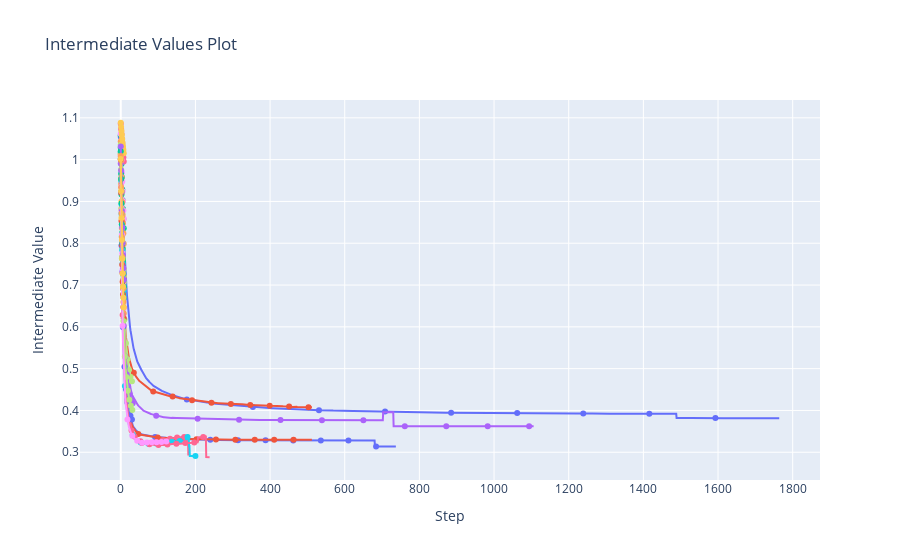

Source (notebook cell):
### Code cell
vis.plot_intermediate_values(study)

### Figure 1 — Plotly figure (JSON) as saved in the notebook; plotly's stock layout.template omitted (floating-point values rounded to 4 significant figures; data arrays with more than 128 entries replaced by an {"elided": "..."} marker saying what was removed)
{"data": [{"marker": {"maxdisplayed": 10}, "mode": "lines+markers", "name": "Trial0", "type": "scatter", "x": {"elided": "1765 int values"}, "y": {"elided": "1765 float values"}}, {"marker": {"maxdisplayed": 10}, "mode": "lines+markers", "name": "Trial1", "type": "scatter", "x": {"elided": "513 int values"}, "y": {"elided": "513 float values"}}, {"marker": {"maxdisplayed": 10}, "mode": "lines+markers", "name": "Trial2", "type": "scatter", "x": [0, 1, 2, 3, 4, 5, 6, 7, 8], "y": [1.058, 1.022, 0.9893, 0.958, 0.9287, 0.9031, 0.8819, 0.8581, 0.8358]}, {"marker": {"maxdisplayed": 10}, "mode": "lines+markers", "name": "Trial3", "type": "scatter", "x": {"elided": "1107 int values"}, "y": {"elided": "1107 float values"}}, {"marker": {"maxdisplayed": 10}, "mode": "lines+markers", "name": "Trial4", "type": "scatter", "x": [0, 1, 2, 3, 4, 5, 6, 7, 8], "y": [1.013, 0.9423, 0.884, 0.8366, 0.8023, 0.7667, 0.7367, 0.7125, 0.6915]}, {"marker": {"maxdisplayed": 10}, "mode": "lines+markers", "name": "Trial5", "type": "scatter", "x": [0, 1, 2, 3, 4, 5, 6, 7, 8], "y": [1.018, 0.9499, 0.8934, 0.8456, 0.8039, 0.7683, 0.7377, 0.7108, 0.6872]}, {"marker": {"maxdisplayed": 10}, "mode": "lines+markers", "name": "Trial6", "type": "scatter", "x": [0, 1, 2, 3, 4, 5, 6, 7, 8], "y": [1.086, 1.073, 1.061, 1.05, 1.038, 1.027, 1.016, 1.006, 0.9955]}, {"marker": {"maxdisplayed": 10}, "mode": "lines+markers", "name": "Trial7", "type": "scatter", "x": [0, 1, 2, 3, 4, 5, 6, 7, 8, 9, 10, 11, 12, 13, 14, 15, 16, 17, 18, 19, 20, 21, 22, 23, 24, 25, 26, 27, 28, 29, 30, 31, 32], "y": [1.013, 0.9416, 0.8807, 0.8279, 0.7834, 0.7468, 0.7137, 0.6846, 0.6584, 0.6357, 0.6177, 0.6023, 0.5859, 0.5717, 0.5606, 0.5501, 0.5402, 0.5311, 0.5223, 0.5152, 0.5081, 0.5035, 0.4976, 0.4926, 0.4876, 0.4837, 0.4807, 0.4772, 0.4744, 0.4722, 0.4696, 0.4671, 0.464]}, {"marker": {"maxdisplayed": 10}, "mode": "lines+markers", "name": "Trial8", "type": "scatter", "x": [0, 1, 2, 3, 4, 5, 6, 7, 8], "y": [1.061, 1.027, 0.9991, 0.9695, 0.9475, 0.9242, 0.9008, 0.8784, 0.8585]}, {"marker": {"maxdisplayed": 10}, "mode": "lines+markers", "name": "Trial9", "type": "scatter", "x": [0, 1, 2, 3, 4, 5, 6, 7, 8], "y": [1.015, 0.9542, 0.8998, 0.8549, 0.8186, 0.7873, 0.7607, 0.7395, 0.7209]}, {"marker": {"maxdisplayed": 10}, "mode": "lines+markers", "name": "Trial10", "type": "scatter", "x": {"elided": "738 int values"}, "y": {"elided": "738 float values"}}, {"marker": {"maxdisplayed": 10}, "mode": "lines+markers", "name": "Trial11", "type": "scatter", "x": {"elided": "513 int values"}, "y": {"elided": "513 float values"}}, {"marker": {"maxdisplayed": 10}, "mode": "lines+markers", "name": "Trial12", "type": "scatter", "x": [0, 1, 2, 3, 4, 5, 6, 7, 8], "y": [1.028, 0.9661, 0.9168, 0.8655, 0.8254, 0.7867, 0.7555, 0.7261, 0.6963]}, {"marker": {"maxdisplayed": 10}, "mode": "lines+markers", "name": "Trial13", "type": "scatter", "x": [0, 1, 2, 3, 4, 5, 6, 7, 8, 9, 10, 11, 12, 13, 14, 15, 16, 17, 18, 19, 20, 21, 22, 23, 24, 25, 26, 27, 28, 29, 30, 31, 32], "y": [0.9909, 0.9054, 0.8358, 0.7756, 0.7314, 0.6874, 0.656, 0.6283, 0.6021, 0.5813, 0.5623, 0.5443, 0.529, 0.519, 0.5075, 0.4963, 0.4859, 0.4772, 0.4714, 0.4636, 0.4571, 0.4519, 0.4471, 0.4429, 0.4387, 0.4352, 0.4316, 0.428, 0.4252, 0.4232, 0.4209, 0.4189, 0.4172]}, {"marker": {"maxdisplayed": 10}, "mode": "lines+markers", "name": "Trial14", "type": "scatter", "x": [0, 1, 2, 3, 4, 5, 6, 7, 8], "y": [1.043, 0.9977, 0.9583, 0.9234, 0.8981, 0.8679, 0.8477, 0.8238, 0.7988]}, {"marker": {"maxdisplayed": 10}, "mode": "lines+markers", "name": "Trial15", "type": "scatter", "x": [0, 1, 2, 3, 4, 5, 6, 7, 8], "y": [1.002, 0.9222, 0.8714, 0.8165, 0.7835, 0.7514, 0.725, 0.7007, 0.6772]}, {"marker": {"maxdisplayed": 10}, "mode": "lines+markers", "name": "Trial16", "type": "scatter", "x": {"elided": "184 int values"}, "y": {"elided": "184 float values"}}, {"marker": {"maxdisplayed": 10}, "mode": "lines+markers", "name": "Trial17", "type": "scatter", "x": [0, 1, 2, 3, 4, 5, 6, 7, 8], "y": [1.035, 0.9764, 0.9244, 0.8788, 0.8381, 0.7999, 0.7662, 0.7353, 0.707]}, {"marker": {"maxdisplayed": 10}, "mode": "lines+markers", "name": "Trial18", "type": "scatter", "x": [0, 1, 2, 3, 4, 5, 6, 7, 8], "y": [1.008, 0.9354, 0.8774, 0.8203, 0.7763, 0.7385, 0.7025, 0.6706, 0.6442]}, {"marker": {"maxdisplayed": 10}, "mode": "lines+markers", "name": "Trial19", "type": "scatter", "x": [0, 1, 2, 3, 4, 5, 6, 7, 8], "y": [1.088, 1.078, 1.068, 1.059, 1.049, 1.041, 1.032, 1.024, 1.015]}, {"marker": {"maxdisplayed": 10}, "mode": "lines+markers", "name": "Trial20", "type": "scatter", "x": [0, 1, 2, 3, 4, 5, 6, 7, 8, 9, 10, 11, 12, 13, 14, 15, 16, 17, 18, 19, 20, 21, 22, 23, 24, 25, 26, 27, 28, 29, 30, 31, 32], "y": [0.9737, 0.8746, 0.7947, 0.7292, 0.6788, 0.6336, 0.5993, 0.5685, 0.5426, 0.5234, 0.5044, 0.487, 0.472, 0.4624, 0.4506, 0.4415, 0.4325, 0.4252, 0.4187, 0.4122, 0.407, 0.4029, 0.3987, 0.3955, 0.3923, 0.3893, 0.3871, 0.3845, 0.3823, 0.3804, 0.3785, 0.3769, 0.3758]}, {"marker": {"maxdisplayed": 10}, "mode": "lines+markers", "name": "Trial21", "type": "scatter", "x": [0, 1, 2, 3, 4, 5, 6, 7, 8], "y": [1.001, 0.9208, 0.8532, 0.7958, 0.7484, 0.7081, 0.6775, 0.6475, 0.6208]}, {"marker": {"maxdisplayed": 10}, "mode": "lines+markers", "name": "Trial22", "type": "scatter", "x": [0, 1, 2, 3, 4, 5, 6, 7, 8], "y": [1.02, 0.9539, 0.8955, 0.8449, 0.7994, 0.7622, 0.7277, 0.6966, 0.6692]}, {"marker": {"maxdisplayed": 10}, "mode": "lines+markers", "name": "Trial23", "type": "scatter", "x": [0, 1, 2, 3, 4, 5, 6, 7, 8], "y": [1.031, 0.9741, 0.9231, 0.8774, 0.8378, 0.8008, 0.7716, 0.74, 0.7125]}, {"marker": {"maxdisplayed": 10}, "mode": "lines+markers", "name": "Trial24", "type": "scatter", "x": [0, 1, 2, 3, 4, 5, 6, 7, 8], "y": [1.009, 0.9339, 0.8709, 0.8142, 0.7673, 0.7276, 0.6914, 0.6595, 0.6322]}, {"marker": {"maxdisplayed": 10}, "mode": "lines+markers", "name": "Trial25", "type": "scatter", "x": {"elided": "201 int values"}, "y": {"elided": "201 float values"}}, {"marker": {"maxdisplayed": 10}, "mode": "lines+markers", "name": "Trial26", "type": "scatter", "x": {"elided": "239 int values"}, "y": {"elided": "239 float values"}}, {"marker": {"maxdisplayed": 10}, "mode": "lines+markers", "name": "Trial27", "type": "scatter", "x": [0, 1, 2, 3, 4, 5, 6, 7, 8, 9, 10, 11, 12, 13, 14, 15, 16, 17, 18, 19, 20, 21, 22, 23, 24, 25, 26, 27, 28, 29, 30, 31, 32], "y": [0.9829, 0.8925, 0.8216, 0.7636, 0.7144, 0.6773, 0.6467, 0.614, 0.5865, 0.5611, 0.544, 0.5291, 0.5137, 0.4995, 0.4893, 0.4798, 0.469, 0.4607, 0.4529, 0.4469, 0.4404, 0.4352, 0.43, 0.4258, 0.4219, 0.4181, 0.4143, 0.4112, 0.4084, 0.4057, 0.4032, 0.4011, 0.3987]}, {"marker": {"maxdisplayed": 10}, "mode": "lines+markers", "name": "Trial28", "type": "scatter", "x": {"elided": "129 int values"}, "y": {"elided": "129 float values"}}, {"marker": {"maxdisplayed": 10}, "mode": "lines+markers", "name": "Trial29", "type": "scatter", "x": [0, 1, 2, 3, 4, 5, 6, 7, 8], "y": [1.002, 0.9242, 0.8602, 0.8078, 0.7632, 0.7275, 0.6965, 0.6695, 0.6462]}], "layout": {"showlegend": false, "title": {"text": "Intermediate Values Plot"}, "xaxis": {"title": {"text": "Step"}}, "yaxis": {"title": {"text": "Intermediate Value"}}}}
